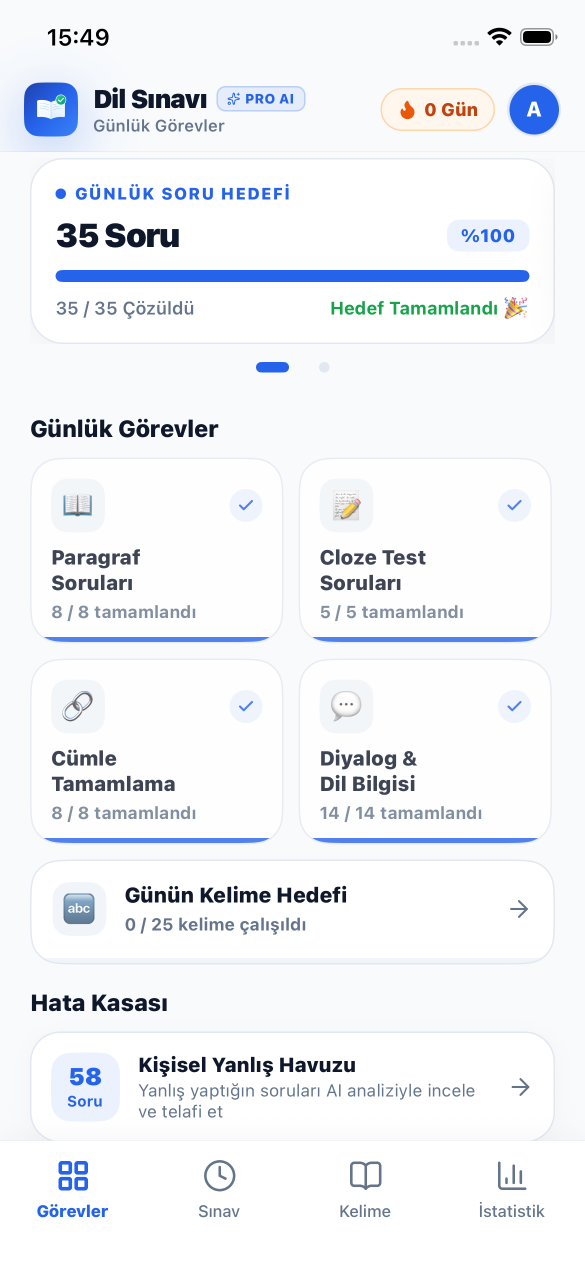
#> input picture scratch/vocab_test_live.png, 1170 x 2532 px, given in place of splash_full.png, which was not available (shown at 1/2 size)
$ python generate_splash.py
#> lines starting #> are read from the running program, lines starting #| are printed output that depends on the picture
import os
import subprocess
from PIL import Image

def generate_splash():
    html_content = """<!DOCTYPE html>
<html>
<head>
  <meta charset="utf-8">
  <style>
    * {
      margin: 0;
      padding: 0;
      box-sizing: border-box;
    }
    body {
      width: 1284px;
      height: 2778px;
      background: transparent;
      display: flex;
      flex-direction: column;
      align-items: center;
      justify-content: center;
      font-family: -apple-system, BlinkMacSystemFont, "SF Pro Display", "SF Pro Text", "Helvetica Neue", sans-serif;
      -webkit-font-smoothing: antialiased;
    }

    .splash-content {
      display: flex;
      flex-direction: column;
      align-items: center;
      justify-content: center;
      /* Optical balance slightly above center */
      transform: translateY(-50px);
    }

    .icon-wrapper {
      position: relative;
      width: 280px;
      height: 280px;
      margin-bottom: 44px;
      filter: drop-shadow(0 32px 64px rgba(37, 99, 235, 0.32)) drop-shadow(0 12px 24px rgba(15, 23, 42, 0.12));
    }

    .badge-pill {
      display: inline-flex;
      align-items: center;
      gap: 10px;
      padding: 10px 24px;
      background: #EFF6FF;
      border: 1.5px solid #DBEAFE;
      border-radius: 999px;
      color: #2563EB;
      font-size: 20px;
      font-weight: 800;
      letter-spacing: 2px;
      margin-bottom: 24px;
    }

    .title-row {
      display: flex;
      align-items: center;
      gap: 14px;
      font-size: 64px;
      font-weight: 900;
      letter-spacing: -1px;
      margin-bottom: 16px;
    }
    .title-main {
      color: #0F172A;
    }
    .title-accent {
      color: #2563EB;
    }

    .subtitle {
      font-size: 24px;
      font-weight: 600;
      color: #64748B;
      letter-spacing: 0.5px;
    }
  </style>
</head>
<body>
  <div class="splash-content">
    <div class="icon-wrapper">
      <svg width="280" height="280" viewBox="0 0 1024 1024" fill="none" xmlns="http://www.w3.org/2000/svg">
        <defs>
          <!-- Background Gradient -->
          <linearGradient id="logoBg" x1="0%" y1="0%" x2="100%" y2="100%">
            <stop offset="0%" stop-color="#1E40AF"/>
            <stop offset="45%" stop-color="#2563EB"/>
            <stop offset="100%" stop-color="#3B82F6"/>
          </linearGradient>

          <!-- Book Left Page Gradient -->
          <linearGradient id="pageLeft" x1="0%" y1="0%" x2="100%" y2="100%">
            <stop offset="0%" stop-color="#FFFFFF"/>
            <stop offset="100%" stop-color="#EFF6FF"/>
          </linearGradient>

          <!-- Book Right Page Gradient -->
          <linearGradient id="pageRight" x1="100%" y1="0%" x2="0%" y2="100%">
            <stop offset="0%" stop-color="#FFFFFF"/>
            <stop offset="100%" stop-color="#DBEAFE"/>
          </linearGradient>

          <!-- Badge Gradient -->
          <linearGradient id="badgeGrad" x1="0%" y1="0%" x2="100%" y2="100%">
            <stop offset="0%" stop-color="#34D399"/>
            <stop offset="100%" stop-color="#059669"/>
          </linearGradient>

          <!-- Drop Shadow for Book -->
          <filter id="bookShadow" x="-20%" y="-20%" width="140%" height="140%">
            <feDropShadow dx="0" dy="16" stdDeviation="20" flood-color="#1E3A8A" flood-opacity="0.35"/>
          </filter>

          <!-- Drop Shadow for Badge -->
          <filter id="badgeShadow" x="-30%" y="-30%" width="160%" height="160%">
            <feDropShadow dx="0" dy="8" stdDeviation="12" flood-color="#064E3B" flood-opacity="0.4"/>
          </filter>
        </defs>

        <!-- Squircle Base -->
        <rect width="1024" height="1024" rx="224" fill="url(#logoBg)"/>

        <!-- Subtle Inner Highlight -->
        <rect x="6" y="6" width="1012" height="1012" rx="218" stroke="#FFFFFF" stroke-opacity="0.2" stroke-width="8"/>

        <!-- Book Icon -->
        <g filter="url(#bookShadow)">
          <!-- Left Page -->
          <path d="M512 372 C 452 336, 350 320, 268 336 C 256 338, 248 348, 248 360 L 248 636 C 248 648, 258 658, 270 656 C 348 644, 448 660, 512 696 Z" fill="url(#pageLeft)"/>

          <!-- Right Page -->
          <path d="M512 372 C 572 336, 674 320, 756 336 C 768 338, 776 348, 776 360 L 776 636 C 776 648, 766 658, 754 656 C 676 644, 576 660, 512 696 Z" fill="url(#pageRight)"/>

          <!-- Spine -->
          <rect x="504" y="368" width="16" height="330" rx="8" fill="#BFDBFE"/>

          <!-- Left Page Lines -->
          <path d="M300 400 C 356 392, 420 402, 468 424" stroke="#93C5FD" stroke-width="12" stroke-linecap="round"/>
          <path d="M300 448 C 356 440, 420 450, 468 472" stroke="#93C5FD" stroke-width="12" stroke-linecap="round"/>
          <path d="M300 496 C 356 488, 420 498, 468 520" stroke="#93C5FD" stroke-width="12" stroke-linecap="round"/>

          <!-- Right Page Lines -->
          <path d="M724 400 C 668 392, 604 402, 556 424" stroke="#93C5FD" stroke-width="12" stroke-linecap="round"/>
          <path d="M724 448 C 668 440, 604 450, 556 472" stroke="#93C5FD" stroke-width="12" stroke-linecap="round"/>
          <path d="M724 496 C 668 488, 604 498, 556 520" stroke="#93C5FD" stroke-width="12" stroke-linecap="round"/>
        </g>

        <!-- Floating Green Checkmark Badge -->
        <g filter="url(#badgeShadow)">
          <circle cx="704" cy="326" r="92" fill="url(#badgeGrad)" stroke="#FFFFFF" stroke-width="14"/>
          <path d="M660 328 L692 360 L752 296" stroke="#FFFFFF" stroke-width="22" stroke-linecap="round" stroke-linejoin="round"/>
        </g>
      </svg>
    </div>

    <div class="title-row">
      <span class="title-main">Dil Sınavı Hazırlık</span>
    </div>

    <div class="subtitle">
      Akademik Kelime &amp; Sınav Hazırlığı
    </div>
  </div>
</body>
</html>
"""
    tmp_html = '/tmp/splash_preview.html'
    tmp_png = '/tmp/splash_full.png'
    with open(tmp_html, 'w', encoding='utf-8') as f:
        f.write(html_content)

    chrome_bin = "/Applications/Google Chrome.app/Contents/MacOS/Google Chrome"
    cmd = [
        chrome_bin,
        "--headless",
        "--disable-gpu",
        "--default-background-color=00000000",
        "--window-size=1284,2778",
        f"--screenshot={tmp_png}",
        tmp_html
    ]
    subprocess.run(cmd, check=True)
#> (this line was passed over: subprocess is not available in this run)
    print(f"Rendered full screen splash: {tmp_png}")

    # Now let's create a cropped, transparent 1284x1284 or 1024x1024 splash image that Expo can center
    # In Expo: with resizeMode="contain", Expo takes the splash image and centers it!
    # If the image is a square (e.g. 1024x1024) with transparent background and the logo at the center,
    # Expo centers it perfectly!
    im = Image.open(tmp_png).convert('RGBA')
#> im is the input picture: PIL image 1170x2532 RGBA; mean R, G, B, A 239.6, 242.3, 246.9, 255
    # Let's crop to 1284x1284 around the center
    # center is x=642, y=1389 (optical center is around 1339)
    crop_center_y = 1339
    box = (0, crop_center_y - 642, 1284, crop_center_y + 642)
    cropped = im.crop(box).resize((1024, 1024), Image.Resampling.LANCZOS)
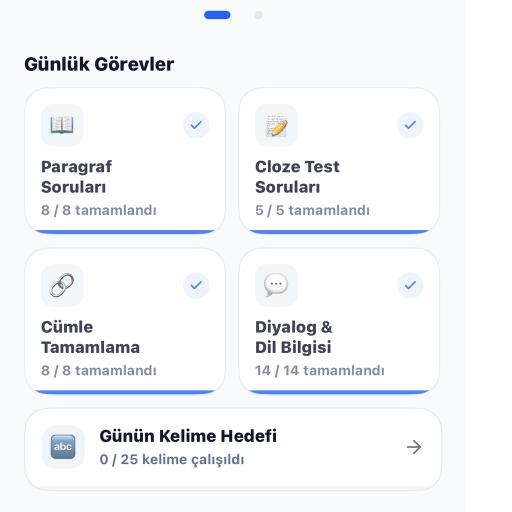
#> cropped: PIL image 1024x1024 RGBA (shown at 1/2 size); mean R, G, B, A 221.1, 222.8, 225.6, 232.4; transparent parts drawn white

    # Save to assets/splash.png
    assets_splash = '/Users/alirizacelebi/Desktop/Projects/YDS/english/assets/splash.png'
    cropped.save(assets_splash, 'PNG')
    print(f"Saved: {assets_splash}")

    # Also update ios/YDSMaster/Images.xcassets/SplashScreen.imageset/image.png
    ios_splash = '/Users/alirizacelebi/Desktop/Projects/YDS/english/ios/YDSMaster/Images.xcassets/SplashScreen.imageset/image.png'
    if os.path.exists(os.path.dirname(ios_splash)):
        cropped.save(ios_splash, 'PNG')
        print(f"Saved: {ios_splash}")

    # Also update ios SplashScreenBackground with #F8FAFC (1x1 pixel)
    ios_bg = '/Users/alirizacelebi/Desktop/Projects/YDS/english/ios/YDSMaster/Images.xcassets/SplashScreenBackground.imageset/image.png'
    if os.path.exists(os.path.dirname(ios_bg)):
        bg_pixel = Image.new('RGB', (1, 1), (248, 250, 252)) # #F8FAFC
        bg_pixel.save(ios_bg, 'PNG')
        print(f"Saved: {ios_bg}")

if __name__ == '__main__':
    generate_splash()

$ run again, on scratch/gunluk_set_opened.png
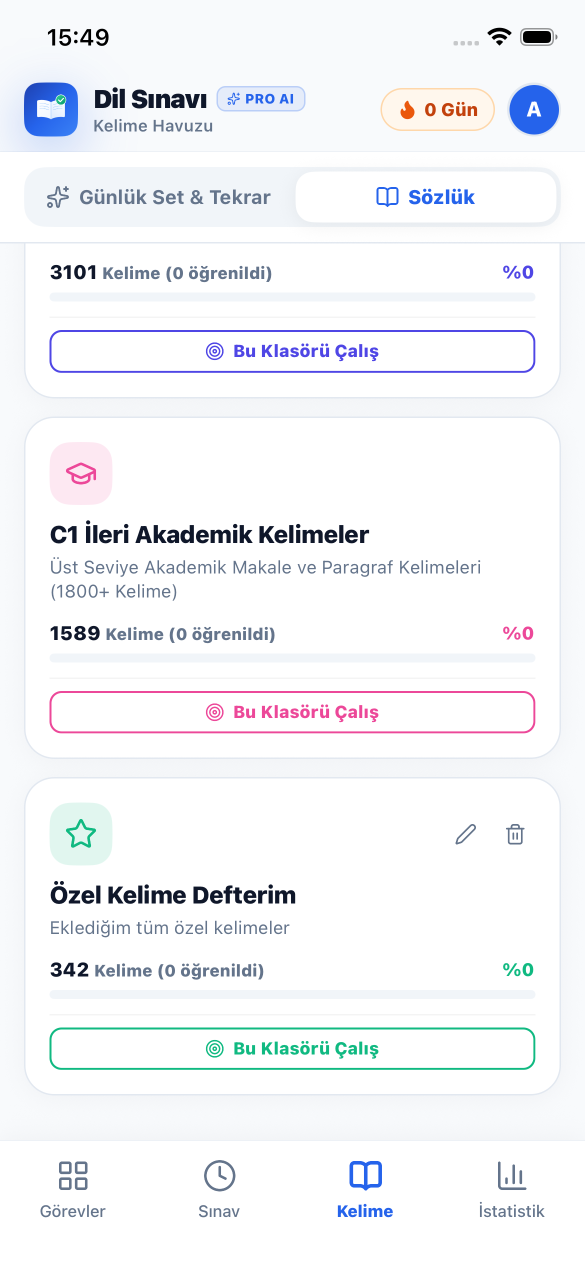
#> input picture scratch/gunluk_set_opened.png, 1170 x 2532 px, given in place of splash_full.png, which was not available (shown at 1/2 size)
#> in generate_splash, im is the input picture: PIL image 1170x2532 RGBA; mean R, G, B, A 243.6, 245, 248, 255
#> in generate_splash, `cropped = im.crop(box).resize((1024, 1024), Image.Resampling.LANCZOS)`:
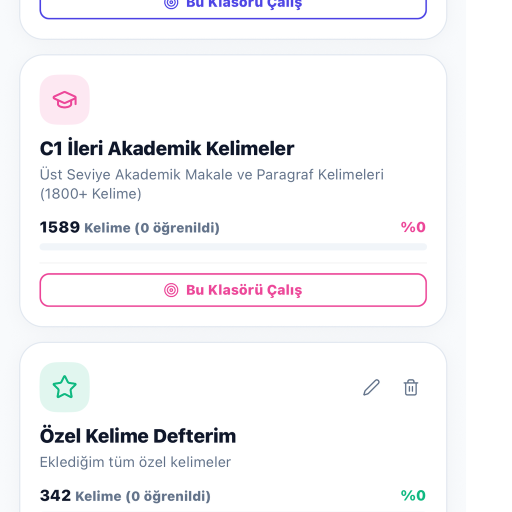
#> cropped: PIL image 1024x1024 RGBA (shown at 1/2 size); mean R, G, B, A 224.5, 223.9, 226.2, 232.4; transparent parts drawn white
